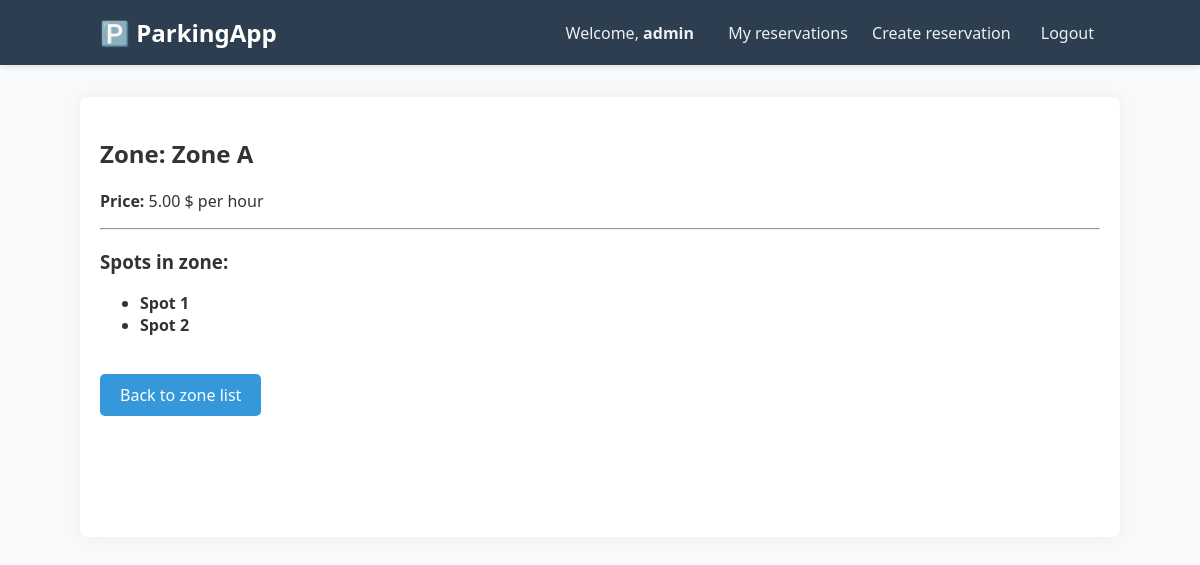
/zone/1/ (signed in), run on the app's committed database.
### parking/models.py (models this page shows, shortened)
class ParkingZone(models.Model):
    name = models.CharField(max_length=50, verbose_name="Zone name")
    price_per_hour = models.DecimalField(
        max_digits=6,
        decimal_places=2,
        verbose_name="Price per hour",
        validators=[MinValueValidator(0.00)] # blokuje ujemne liczby
    )

class ParkingSpot(models.Model):
    zone = models.ForeignKey(ParkingZone, on_delete=models.CASCADE, related_name='spots')
    spot_number = models.CharField(max_length=10, verbose_name="Spot number")
    is_disabled_friendly = models.BooleanField(default=False, verbose_name="For disabled")

### parking/views.py (the view)
# urls.py: path('zone/<int:zone_id>/', views.zone_detail, name='zone_detail'),
def zone_detail(request, zone_id):
    zone = get_object_or_404(ParkingZone, pk=zone_id)
    return render(request, 'parking/zone_detail.html', {'zone': zone})

### templates/parking/zone_detail.html (shortened to what this page needs)
{% extends 'base.html' %}
{% block content %}
    <h2>Zone: {{ zone.name }}</h2>
    <p><strong>Price:</strong> {{ zone.price_per_hour }} $ per hour</p>
    <hr>
    <h3>Spots in zone:</h3>
    <ul>
        {% for spot in zone.spots.all %}
            <li>
                <strong>Spot {{ spot.spot_number }}</strong>
            </li>
        {% empty %}
            <li>No available spots in zone.</li>
        {% endfor %}
    </ul>
    <br>
    <a href="{% url 'home' %}" class="btn">Back to zone list</a>
{% endblock %}

### templates/navbar.html (shortened to what this page needs)
<nav>
    <a href="{% url 'home' %}" class="logo">🅿️ ParkingApp</a>
    <div class="links">
        {% if user.is_authenticated %}
            <span>Welcome, <strong>{{ user.username }}</strong></span>
            <a href="{% url 'reservation_list' %}">My reservations</a>
            <a href="{% url 'create_reservation' %}">Create reservation</a>
            <form action="{% url 'logout' %}" method="post" style="display:inline;">
                <button type="submit">Logout</button>
            </form>
        {% else %}
            <a href="{% url 'login' %}">Login</a>
            <a href="{% url 'register' %}">Signup</a>
        {% endif %}
    </div>
</nav>

### static/css/style.css (style rules this page uses)
body { font-family: 'Segoe UI', Tahoma, Geneva, Verdana, sans-serif; margin: 0; padding: 0; background-color: #f8f9fa; color: #333; }
nav { max-width: 1000px; margin: 0 auto; padding: 1rem; display: flex; justify-content: space-between; align-items: center; }
nav .logo { color: #fff; font-size: 1.5rem; font-weight: bold; text-decoration: none; }
nav .links span { color: #ecf0f1; margin-right: 10px; }
nav .links a, nav .links button { color: #ecf0f1; text-decoration: none; margin-left: 20px; font-size: 1rem; background: none; border: none; cursor: pointer; font-family: inherit; }
.btn { display: inline-block; background-color: #3498db; color: white; padding: 10px 20px; text-decoration: none; border-radius: 5px; border: none; cursor: pointer; font-size: 1rem; }
form { max-width: 500px; margin: 0 auto; }

### data on the page
ParkingZone: name "Zone A", price_per_hour "5.00"
ParkingSpot: spot_number "1"
ParkingSpot: spot_number "2"

### other printed values
{{ user.username }} "admin"
